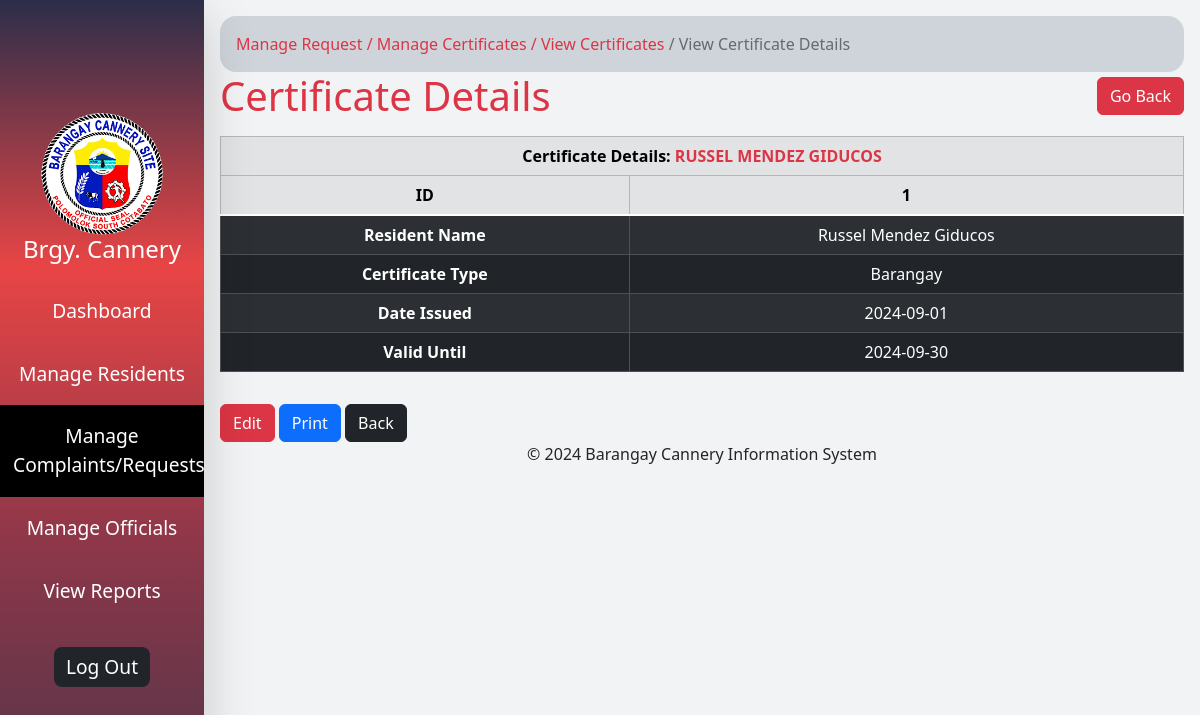
/view_certificate_details.php?id=1 (signed in), run on the app's committed database.
### tables this page shows
CREATE TABLE `certificates` (
  `id` int(11) NOT NULL,
  `resident_name` varchar(100) NOT NULL,
  `certificate_type` varchar(100) NOT NULL,
  `date_issued` date NOT NULL,
  `valid_until` date NOT NULL
);

### view_certificate_details.php (the view, shortened to what this page needs)
<?php require "includes/connection.php";
$id = isset($_GET['id']) ? $_GET['id'] : null;
$sql = "SELECT * FROM certificates WHERE id=$id";
$result = $conn->query($sql);
$row = mysqli_fetch_assoc($result);
?>
<!DOCTYPE html>
<html lang="en">
<head>
</head>
<body class="d-flex">
  <?php include "includes/sidebar.php" ?>
  <div class="min-vh-100 p-3" style="width: 83%">
    <div class="w-100">
      <div id="directory_link" class="p-3 rounded-4 bg-dark-subtle ">
        <a href="manage_com.php" class="text-danger text-decoration-none">Manage Request</a>
        <a href="manage_certificates.php" class="text-decoration-none text-danger">/ Manage Certificates</a>
        <a href="view_certificates.php" class="text-decoration-none text-danger">/ View Certificates</a>
        <a href="view_certificate_details.php" class="text-decoration-none text-black-50">/ View Certificate Details</a>
      </div>
      <div class="d-flex align-items-center justify-content-between  gap-2 w-100">
        <h1 class="m-0 text-danger">Certificate Details</h1>
        <a href="view_certificates.php" class="btn btn-danger">Go Back</a>
      </div>
      <div class="table-responsive w-100 my-3 " id="main_table">
        <table align="center" cellpadding="10" border="1" class="table table-dark table-striped table-hover table-bordered text-center align-middle">
          <thead class="table-secondary">
            <tr>
              <th colspan="2">Certificate Details: <span class="text-danger"><?php echo strtoupper($row['resident_name']) ?></span></th>
            </tr>
            <tr>
              <th class="text-nowrap">ID</th>
              <th class="text-nowrap"><?php echo $id ?></th>
            </tr>
          </thead>
          <tbody class="table-group-divider">
            <?php
            echo '<tr class="h-100">';
            echo "<td class='fw-bold'> Resident Name </td>";
            echo "<td> {$row['resident_name']} </td>";
            echo "</tr>";
            echo "<tr>", "<td class='fw-bold'> Certificate Type </td>", "<td> {$row['certificate_type']} </td>", "</tr>";
            echo "<tr>", "<td class='fw-bold'> Date Issued </td>", "<td> {$row['date_issued']} </td>", "</tr>";
            echo "<tr> <td class='fw-bold'> Valid Until </td> <td> {$row['valid_until']} </td> </tr>";
            ?>
          </tbody>
        </table>
      </div>
      <div>
        <a name="" id="" class="btn btn-danger" href="update_certificate.php?id=<?php echo $id; ?>" role="button">Edit</a>
        <button class="btn btn-primary" OnClick="CallPrint(this.value)" id="printBtn"> Print </button>
        <a name="" id="" class="btn btn-dark" href="view_certificates.php" role="button">Back</a>
      </div>
    </div>
    <div class="text-center">
      <p>&copy; 2024 Barangay Cannery Information System</p>
    </div>
  </div>
</body>
</html>

### data on the page
certificates: resident_name "RUSSEL MENDEZ GIDUCOS", resident_name "Russel Mendez Giducos", certificate_type "Barangay", date_issued "2024-09-01", valid_until "2024-09-30"

### other printed values
$id "1"
